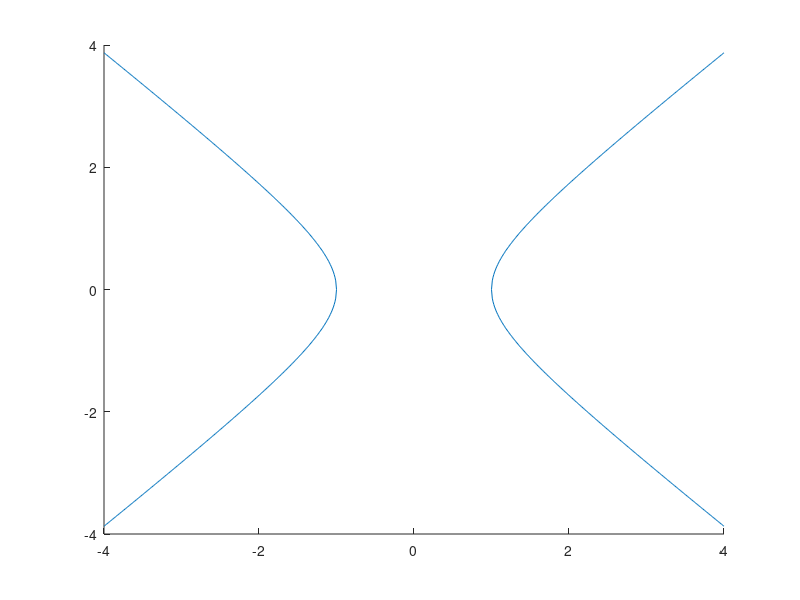

Source code (MATLAB):
x1=0;
y1=0;

x2=2;
y2=0;

rangediff=0.3;

% for n=1:100,
    


figure(1);
arg1=1:0.01:4;
line(arg1,sqrt((arg1-1).*(arg1+1)))
line(arg1,-sqrt((arg1-1).*(arg1+1)))
arg2=-4:0.01:-1;
line(arg2,-sqrt((arg2-1).*(arg2+1)))
line(arg2,sqrt((arg2-1).*(arg2+1)))